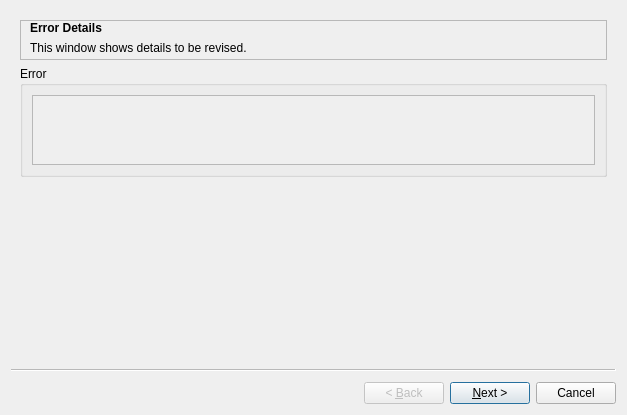
<?xml version="1.0" encoding="UTF-8"?>
<ui version="4.0">
 <class>revision_Wzd</class>
 <widget class="QWizard" name="revision_Wzd">
  <property name="geometry">
   <rect>
    <x>0</x>
    <y>0</y>
    <width>627</width>
    <height>415</height>
   </rect>
  </property>
  <property name="windowTitle">
   <string>Revision</string>
  </property>
  <property name="wizardStyle">
   <enum>QWizard::ClassicStyle</enum>
  </property>
  <widget class="QWizardPage" name="wizardPage1">
   <layout class="QGridLayout" name="gridLayout">
    <item row="0" column="0">
     <widget class="QFrame" name="title_frame_2">
      <property name="sizePolicy">
       <sizepolicy hsizetype="Preferred" vsizetype="Fixed">
        <horstretch>0</horstretch>
        <verstretch>0</verstretch>
       </sizepolicy>
      </property>
      <property name="minimumSize">
       <size>
        <width>0</width>
        <height>40</height>
       </size>
      </property>
      <property name="frameShape">
       <enum>QFrame::StyledPanel</enum>
      </property>
      <property name="frameShadow">
       <enum>QFrame::Raised</enum>
      </property>
      <widget class="QLabel" name="title_label_2">
       <property name="geometry">
        <rect>
         <x>10</x>
         <y>0</y>
         <width>141</width>
         <height>16</height>
        </rect>
       </property>
       <property name="font">
        <font>
         <weight>75</weight>
         <bold>true</bold>
        </font>
       </property>
       <property name="text">
        <string>Error Details</string>
       </property>
      </widget>
      <widget class="QLabel" name="subtitle_label_2">
       <property name="geometry">
        <rect>
         <x>10</x>
         <y>20</y>
         <width>331</width>
         <height>16</height>
        </rect>
       </property>
       <property name="text">
        <string>This window shows details to be revised.</string>
       </property>
      </widget>
     </widget>
    </item>
    <item row="1" column="0">
     <widget class="QGroupBox" name="groupBox">
      <property name="sizePolicy">
       <sizepolicy hsizetype="Preferred" vsizetype="Maximum">
        <horstretch>0</horstretch>
        <verstretch>0</verstretch>
       </sizepolicy>
      </property>
      <property name="title">
       <string>Error</string>
      </property>
      <layout class="QGridLayout" name="gridLayout_2">
       <item row="0" column="0">
        <widget class="QScrollArea" name="scrollArea">
         <property name="widgetResizable">
          <bool>true</bool>
         </property>
         <widget class="QWidget" name="scrollAreaWidgetContents">
          <property name="geometry">
           <rect>
            <x>0</x>
            <y>0</y>
            <width>569</width>
            <height>69</height>
           </rect>
          </property>
         </widget>
        </widget>
       </item>
      </layout>
     </widget>
    </item>
   </layout>
  </widget>
  <widget class="QWizardPage" name="wizardPage2"/>
 </widget>
 <resources/>
 <connections/>
</ui>
